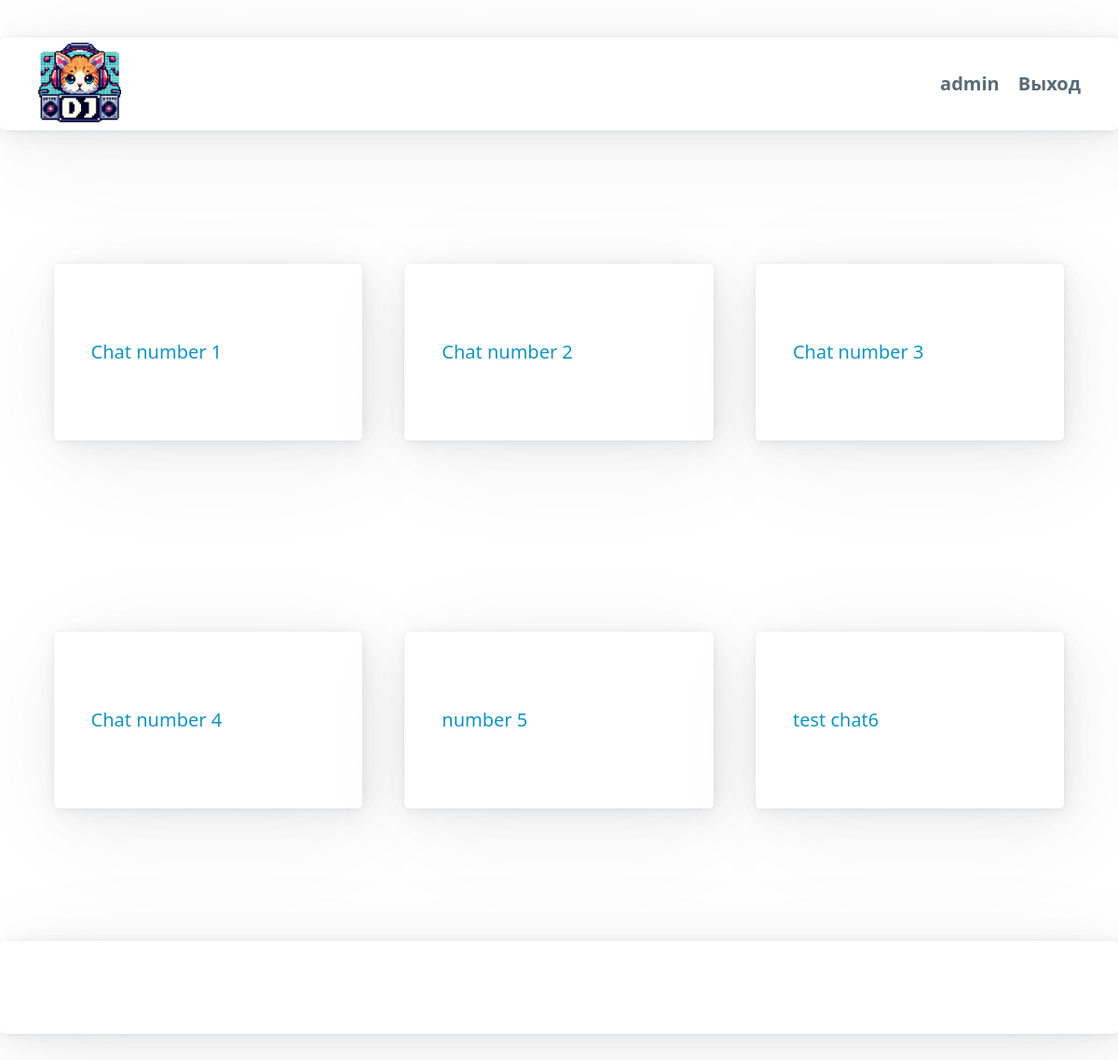
Before: /chats/ (signed in) with the older database file.
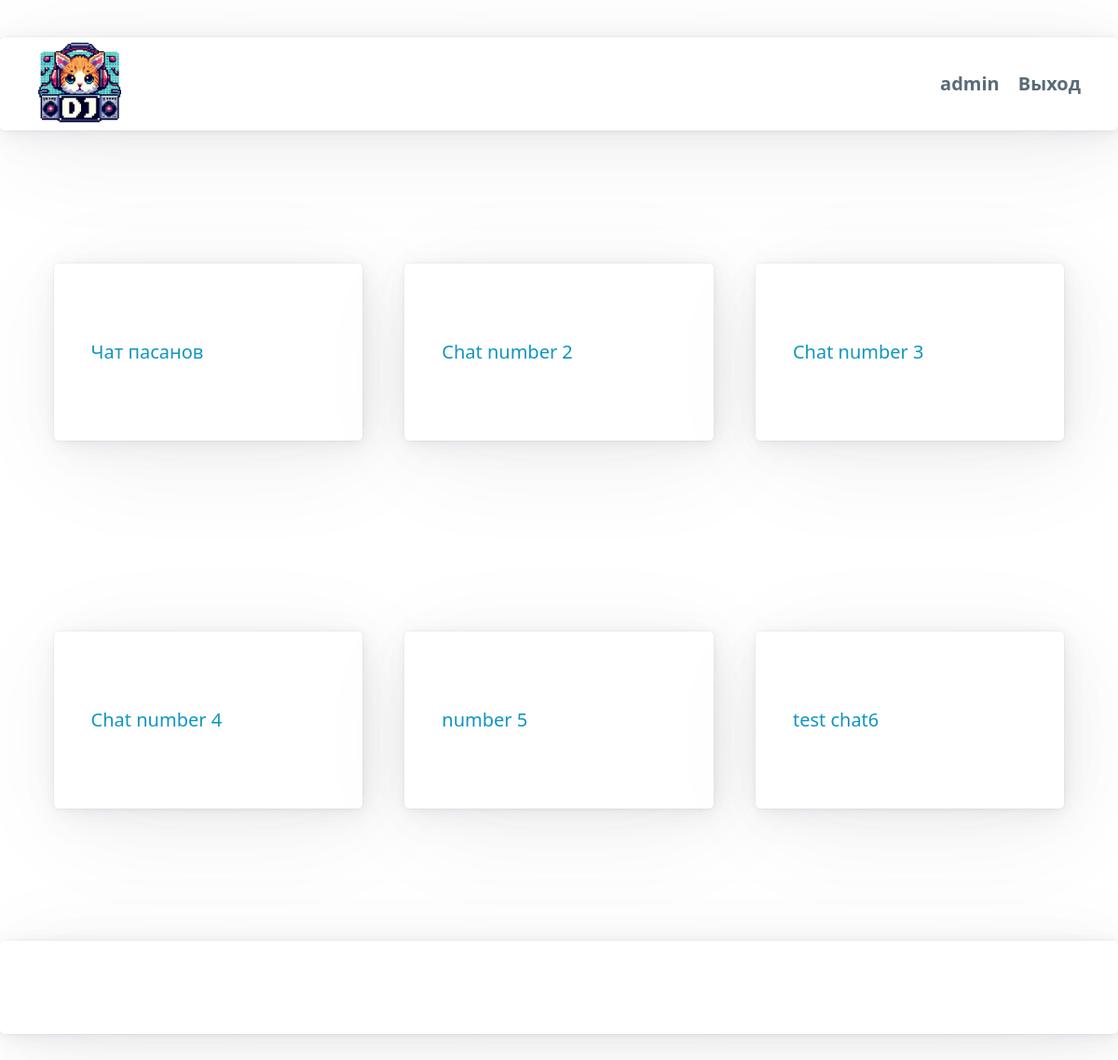
After: the same page with the newer database file.
### chats/models.py (models this page shows, shortened)
class Chat(models.Model):
    room_name = models.AutoField(primary_key=True)  # Добавьте поле room_name
    name = models.CharField(max_length=255, default='test chat')
    participants = models.ManyToManyField(User, related_name='chats')
    created_at = models.DateTimeField(auto_now_add=True)

### chats/views.py (the view)
# urls.py: path('chats/', views.chat_list, name='chat_list'),
@login_required
def chat_list(request):
    chats = Chat.objects.filter(participants=request.user)
    return render(request, 'chats/chat_list.html', {'chats': chats, 'username': request.user.username})

### templates/chats/chat_list.html
{% extends 'base.html' %}
{% block content %}
    <div style="display: flex; flex-wrap: wrap;">
        {% for chat in chats %}
            <div style="flex: 1 0 30%; margin: 1%; padding: 1%; width: 70px;">
                <article><a href="{% url 'chat_detail' pk=chat.pk %}" class="list-group-item list-group-item-action">{{ chat.name }}</a></article>
            </div>
        {% endfor %}
    </div>
{% endblock %}

Changed rows visible on the page:
changed Chat: name "Chat number 1" → "Чат пасанов"
